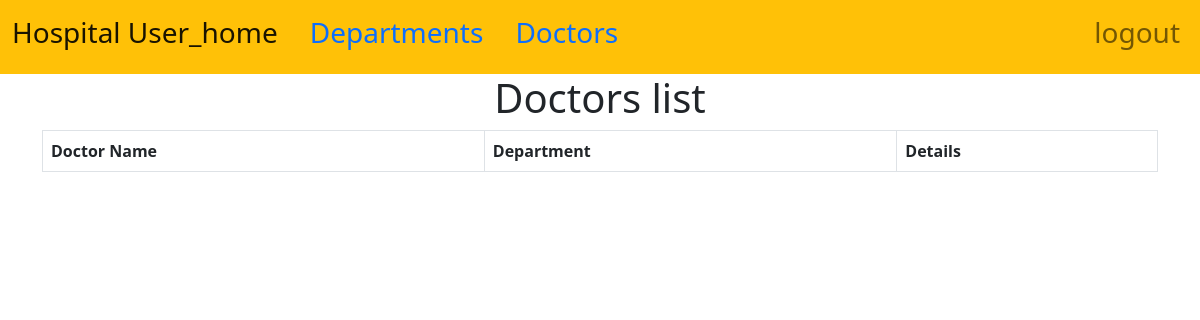
The app's page /departmentlist/doctorlist/ (signed in), older data.
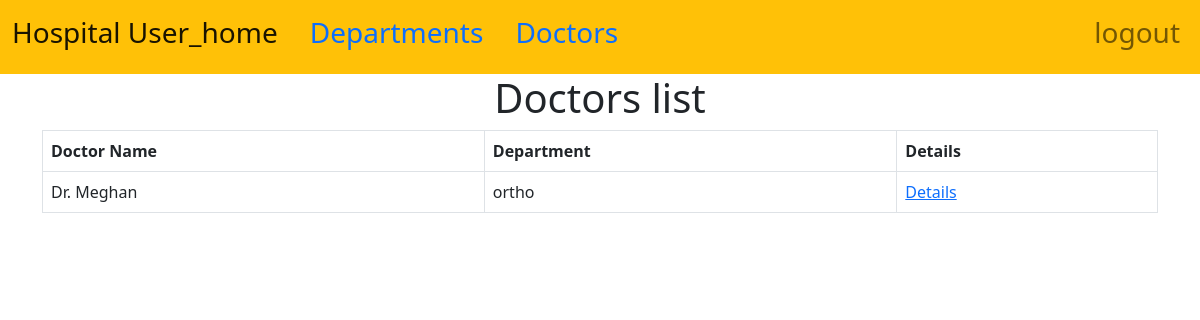
The same page, newer data.
### department_doctors_app/models.py (models this page shows, shortened)
class Doctors(models.Model):
    doctor_name=models.CharField(max_length=100, unique=True, blank=False, null=False)
    doctor_department_fk = models.ForeignKey(Department, on_delete=models.CASCADE)
    qualification= models.CharField(max_length=50, unique=True, blank=False, null=False)
    photo= models.ImageField(upload_to='photos', max_length=1000)

class Department(models.Model):
    department_name = models.CharField(max_length=100,unique=True, blank=False, null=False,choices=[ ('ortho', 'orthopedics'), ('cardio', 'Cardiology'),
                                             ('derma', 'Dermatology'),('Gynec','Gynecology'),])
    department_description= models.TextField()
    def __str__(self):
        return self.department_name

### department_doctors_app/views.py (the view)
# urls.py: path('doctorlist/', views.DoctorsListView.as_view(), name='doctor_list'),
class DoctorsListView( ListView):
    model = Doctors
    template_name = 'doctors.html'
    context_object_name = 'doctorList'
    login_url = '/login/'

### templates/doctors.html
{% extends 'base.html' %}
{% block content %}
<div class="container">
    <center>
        <h1>Doctors list</h1>
    </center>
    <table class="table table-bordered">
        <thead>
            <tr>
                <th>Doctor Name</th>
                <th>Department</th>
                <th>Details</th>
            </tr>
        </thead>
        <tbody>
            {% for i in doctorList %}
            <tr>
                <td>{{ i.doctor_name }}</td>
                <td>{{ i.doctor_department_fk }}</td>
                <td><a href="{% url 'department_doctors_app:doctor_detail' i.pk %}">Details</a></td>
            </tr>
            {% endfor %}
        </tbody>
    </table>
</div>
{% endblock %}

Row changes from the older to the newer data that the page shows:
added Doctors: doctor_name "Dr. Meghan", doctor_department_fk "ortho"
